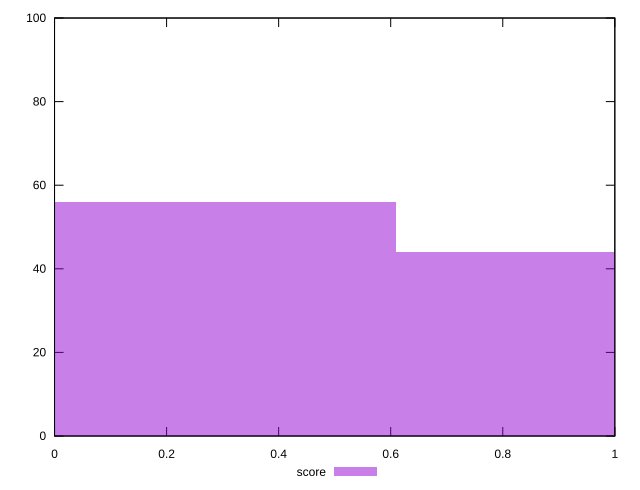

This figure's gnuplot source:
reset

$score <<EOF
1.2202487483495301 44
0 56
EOF

set key outside below
set boxwidth 1.2202487483495301
set xrange [0:1]
set yrange [0:100]
set trange [0:100]
set style fill transparent solid 0.5 noborder
set terminal svg size 640, 490 enhanced background rgb 'white'
set output "report_00013_2021-02-09T12-04-24.940Z/third-party-summary/samples/pages+cached+noadtech+nomedia+nocss/score/histogram.svg"

plot $score title "score" with boxes

reset
